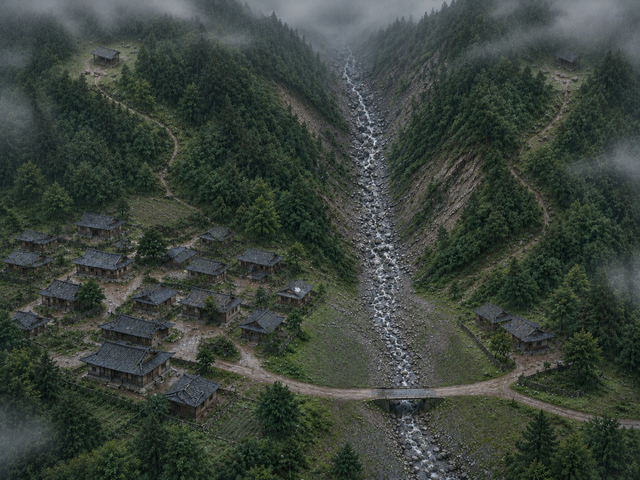
#> input picture tools/scenes/debris_village/pic1.png, 640 x 480 px, found by its file name; its folder holds 4 pictures in this run
$ python prepare_debris_village.py
#> lines starting #> are read from the running program, lines starting #| are printed output that depends on the picture; after the words box and inside, x2 and y2 are one past the last pixel; in counts of white or black regions, pixels touching at a corner belong together
#!/usr/bin/env python3
"""Prepare the debris flow card from the four generated images.

Usage: py -I tools/scenes/debris_village/prepare_debris_village.py [PHOTO_DIR]
PHOTO_DIR defaults to tools/Photo/debris_flow and must hold PIC1.png .. PIC4.png
(4:3). PIC1, PIC3 and PIC4 share one framing (gully down the middle, village
left of the gully mouth, two houses on the right bank); PIC2 is the gully
close-up. Writes, next to this script:
  pic1.png .. pic4.png   640x480 base maps (Lanczos)
  flow_mask.png          PIC2 slurry: the gully bed, slightly over the banks
  bank_mask.png          PIC2 mud splashed on the lower gully walls
  fan_mask.png           PIC3/PIC4 runout: gully mouth fan over the flats, the
                         nearest houses, road and bridge, and the channel below
  channel_mask.png       PIC3/PIC4 gully bed above the mouth
"""
from pathlib import Path
import sys
import numpy as np
from PIL import Image, ImageDraw, ImageFilter

HERE = Path(__file__).resolve().parent
W, H = 640, 480
# PIC2 gully bed, left and right edge per row (y, x_left, x_right).
BED2 = [(0, 296, 350), (80, 290, 364), (160, 282, 374), (240, 280, 384), (320, 270, 404),
        (400, 250, 436), (440, 236, 474), (470, 232, 480)]
# PIC1/3/4 gully bed above the mouth.
BED1 = [(30, 328, 368), (120, 336, 388), (200, 348, 402), (270, 352, 412)]
# PIC3/4 runout fan below the mouth (clockwise), then the channel past the bridge.
FAN = [(352, 266), (412, 266), (446, 282), (482, 302), (516, 326), (532, 360), (506, 396), (456, 414),
       (400, 418), (344, 412), (300, 400), (262, 382), (248, 348), (262, 314), (300, 286)]
BELOW = [(392, 412), (440, 412), (448, 480), (396, 480)]


def bed_polygon(rows, grow=0):
    left = [(xl - grow, y) for y, xl, _ in rows]
    right = [(xr + grow, y) for y, _, xr in reversed(rows)]
    return left + right


def ragged(mask, blur, amp, cell, seed):
    soft = np.asarray(mask.filter(ImageFilter.GaussianBlur(blur)), np.float64)
    noise = np.random.default_rng(seed).random((H // cell + 2, W // cell + 2)) * 255
    noise = np.asarray(Image.fromarray(noise.astype(np.uint8)).resize((W, H), Image.BICUBIC), np.float64) - 128
    return Image.fromarray(np.where(soft + noise * amp > 128, 255, 0).astype(np.uint8))


def poly_mask(*polys):
    m = Image.new('L', (W, H), 0)
    d = ImageDraw.Draw(m)
    for p in polys:
        d.polygon(p, fill=255)
    return m


def main():
    src = Path(sys.argv[1]) if len(sys.argv) > 1 else HERE.parents[1] / 'Photo' / 'debris_flow'
    for n in range(1, 5):
        im = Image.open(src / f'PIC{n}.png').convert('RGB')
#> im is the input picture: PIL image 640x480 RGB; mean R, G, B 58.8, 67.3, 59.9
        w, h = im.size
#> w = 640; h = 480
        if abs(w * 3 - h * 4) > 4:
            raise SystemExit(f'PIC{n}.png is {w}x{h}, expected 4:3')
        im.resize((W, H), Image.LANCZOS).save(HERE / f'pic{n}.png')
    flow = ragged(poly_mask(bed_polygon(BED2, 4)), 3, 0.6, 8, 51)
#> in bed_polygon, `left = [(xl - grow, y) for y, xl, _ in rows]`: left = [(292, 0), (286, 80), (278, 160), (276, 240), (266, 320), (246, 400), (232, 440), (228, 470)]
#> in poly_mask, `m = Image.new('L', (W, H), 0)`: m: PIL image 640x480 L; every value is 0
#> in ragged, `return Image.fromarray(np.where(soft + noise * amp > 128, 255, 0).asty..`:
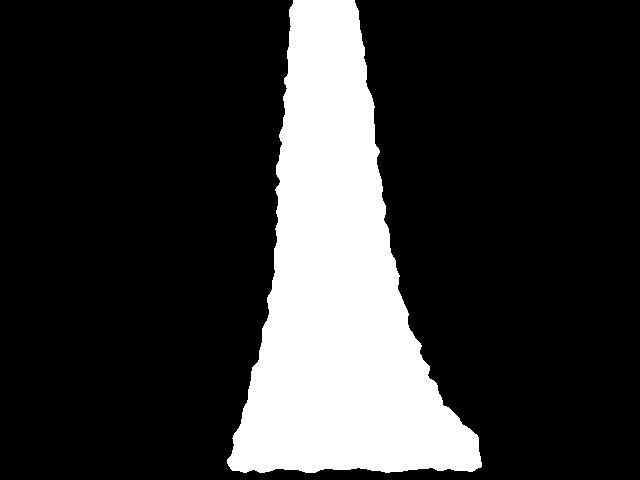
#> returned value: PIL image 640x480 L; 20.1% white; 1 white region, box (x1, y1, x2, y2) and area: (227, 0, 482, 473) 61833
    flow.save(HERE / 'flow_mask.png')
    bank = np.asarray(ragged(poly_mask(bed_polygon(BED2, 18)), 4, 0.9, 6, 53)) & ~np.asarray(flow)
#> call 2 of ragged, with blur = 4, amp = 0.9, cell = 6, seed = 53
#> in ragged (call 2), `return Image.fromarray(np.where(soft + noise * amp > 128, 255, 0).asty..`:
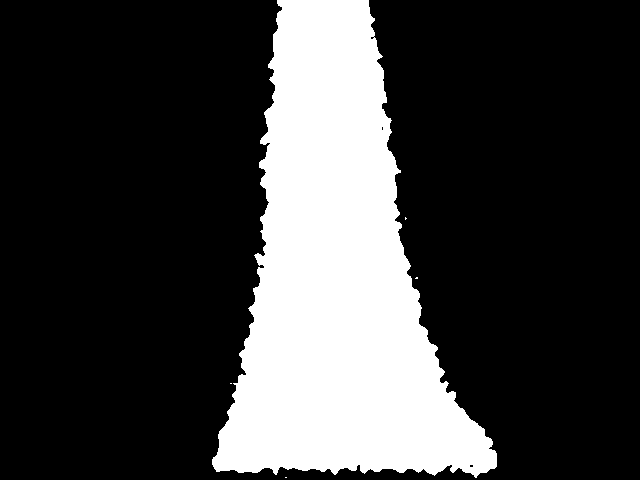
#> returned value: PIL image 640x480 L; 24.4% white; 5 white regions (4 under 20 px), largest, box (x1, y1, x2, y2) and area: (212, 0, 497, 478) 75030
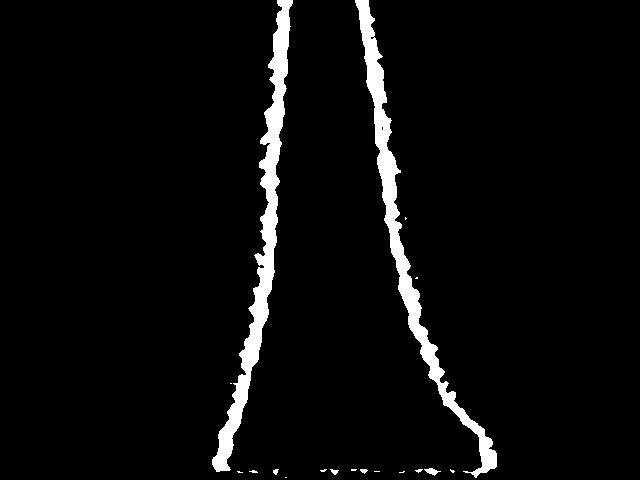
#> bank: shape (480, 640); 4.4% white; 18 white regions (12 under 20 px), largest, box (x1, y1, x2, y2) and area: (212, 0, 293, 472) 6750, (355, 0, 497, 478) 6451, (424, 468, 441, 476) 66, (330, 469, 339, 475) 30, (360, 469, 368, 474) 26, (273, 469, 279, 475) 24
    Image.fromarray(bank).save(HERE / 'bank_mask.png')
    ragged(poly_mask(FAN, BELOW), 8, 0.9, 16, 55).save(HERE / 'fan_mask.png')
#> call 3 of ragged, with blur = 8, amp = 0.9, cell = 16, seed = 55
#> in ragged (call 3), `soft = np.asarray(mask.filter(ImageFilter.GaussianBlur(blur)), np.floa..`:
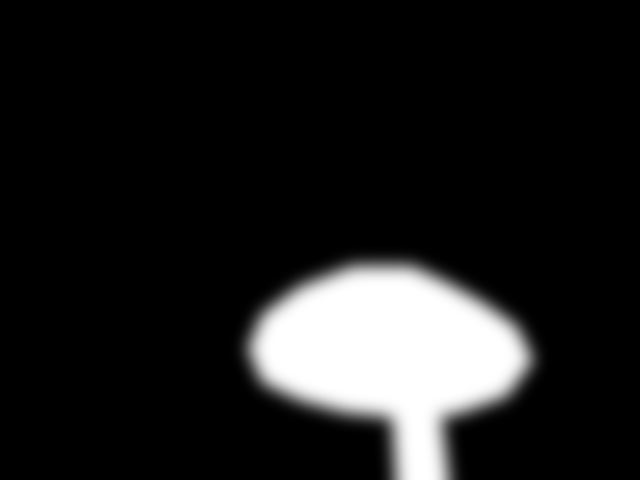
#> soft: shape (480, 640) float64; min 0, max 255, mean 29.5
#> in ragged (call 3), `return Image.fromarray(np.where(soft + noise * amp > 128, 255, 0).asty..`:
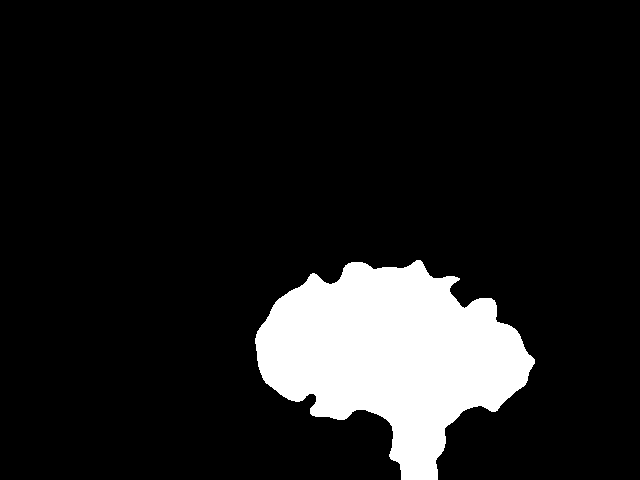
#> returned value: PIL image 640x480 L; 11.6% white; 1 white region, box (x1, y1, x2, y2) and area: (255, 260, 535, 480) 35738
    ragged(poly_mask(bed_polygon(BED1, 3)), 3, 0.5, 8, 57).save(HERE / 'channel_mask.png')
#> call 4 of ragged, with blur = 3, amp = 0.5, cell = 8, seed = 57
#> in ragged (call 4), `soft = np.asarray(mask.filter(ImageFilter.GaussianBlur(blur)), np.floa..`:
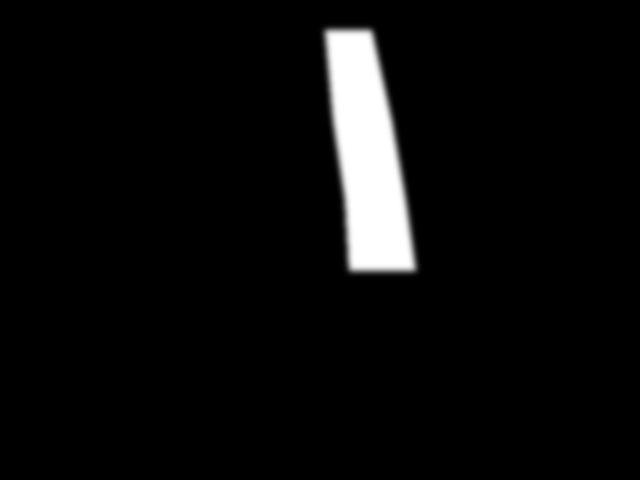
#> soft: shape (480, 640) float64; min 0, max 255, mean 11.7
#> in ragged (call 4), `return Image.fromarray(np.where(soft + noise * amp > 128, 255, 0).asty..`:
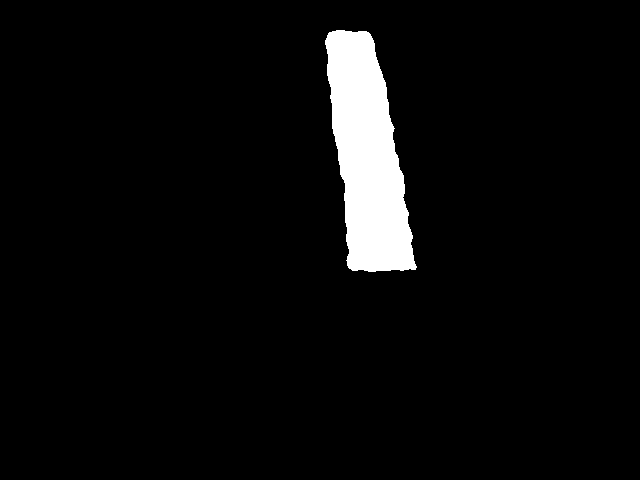
#> returned value: PIL image 640x480 L; 4.6% white; 1 white region, box (x1, y1, x2, y2) and area: (325, 30, 417, 272) 14063
    print('prepared pic1-4, flow_mask, bank_mask, fan_mask, channel_mask')


if __name__ == '__main__':
    main()
